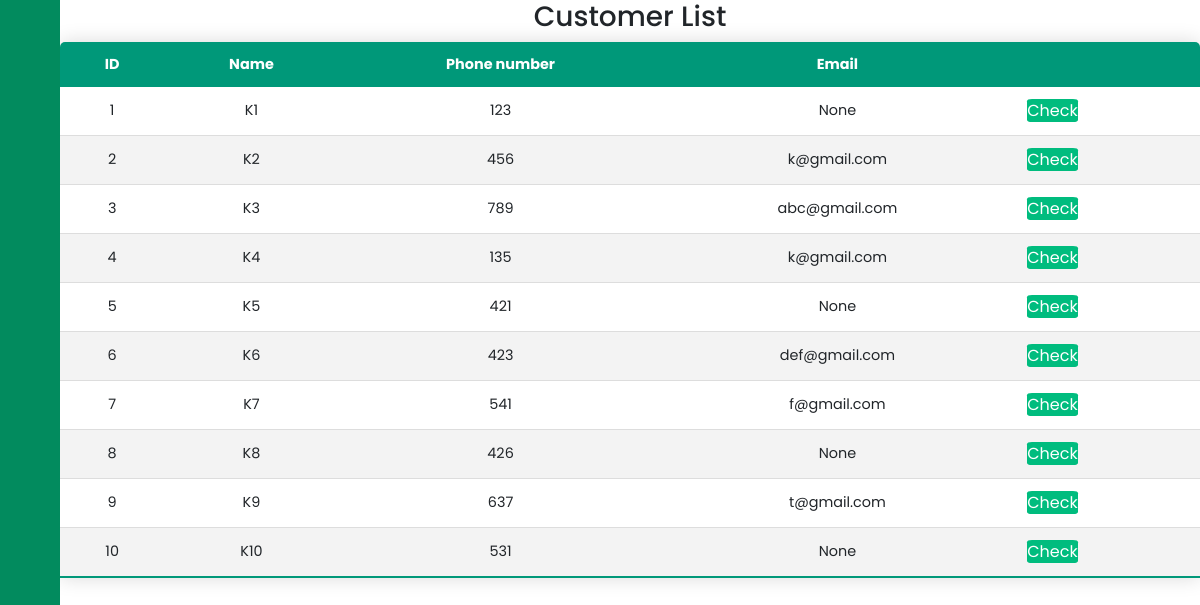
Before: /product/customer/ (signed in) with the older database file.
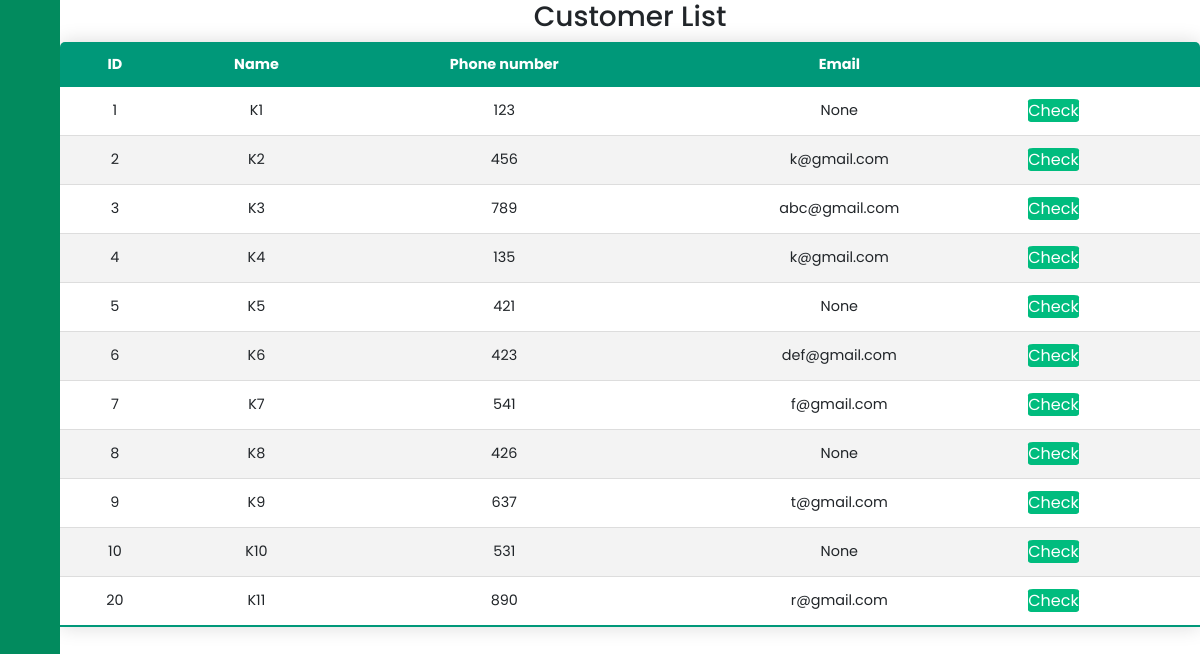
After: the same page with the newer database file.
### products/models.py (models this page shows, shortened)
class Customer(models.Model):
    name = models.CharField(max_length=10)
    phone = models.IntegerField(unique=True, blank=False, null=False)
    email = models.CharField(
        db_column='Email', max_length=20, blank=True, null=True)
    level = models.CharField(
        db_column='Level', max_length=8, blank=True, default='Đồng')
    totalorder = models.IntegerField(
        db_column='TotalOrder', blank=True, default=0)
    totalpay = models.IntegerField(db_column='TotalPay', blank=True, default=0)

### products/views.py (the view)
# urls.py: path('customer/', cus_list, name='cus-list'),
def cus_list(request):
    if not request.user.is_authenticated:
        return render(request, "t/Login.html", {})
    rec = Pos.cus_list()
    context = {"cus_list": rec, 'type': 106}
    return render(request, "t/Customer.html", context)

### products/models.py (called while the page is built)
    @staticmethod
    def cus_list():
        return CustomerDB.get_cus_list()

    @staticmethod
    def get_cus_list():
        return Customer.objects.all()

### products/templates/t/Customer.html
{% extends 't/main.html' %}
{% load static %}
{% block content %}
<div class="main-content" style="display: block" id="105">
    <div class="ngang">
        <table class="content-table">
            <h3>
                <center>Customer List</center>
            </h3>
            <thead>
                <tr>
                    <th>
                        <center>ID</center>
                    </th>
                    <th>
                        <center>Name</center>
                    </th>
                    <th>
                        <center>Phone number</center>
                    </th>
                    <th>
                        <center>Email</center>
                    </th>
                    <th></th>
                </tr>
            </thead>
            <tbody>
                {% for item in cus_list %}
                <tr>
                    <td>
                        <center>{{ item.id }}</center>
                    </td>
                    <td>
                        <center>{{ item.name }}</center>
                    </td>
                    <td>
                        <center>{{ item.phone }}</center>
                    </td>
                    <td>
                        <center>{{ item.email }}</center>
                    </td>
                    <td><a style="text-decoration: none" class="check" href="./{{ item.id }}">Check</td>
                </tr>
                {% endfor %}
            </tbody>
        </table>
    </div>
</div>
{% endblock content %}

Changed rows visible on the page:
added Customer: id "20", name "K11", phone "890", email "r@gmail.com"
